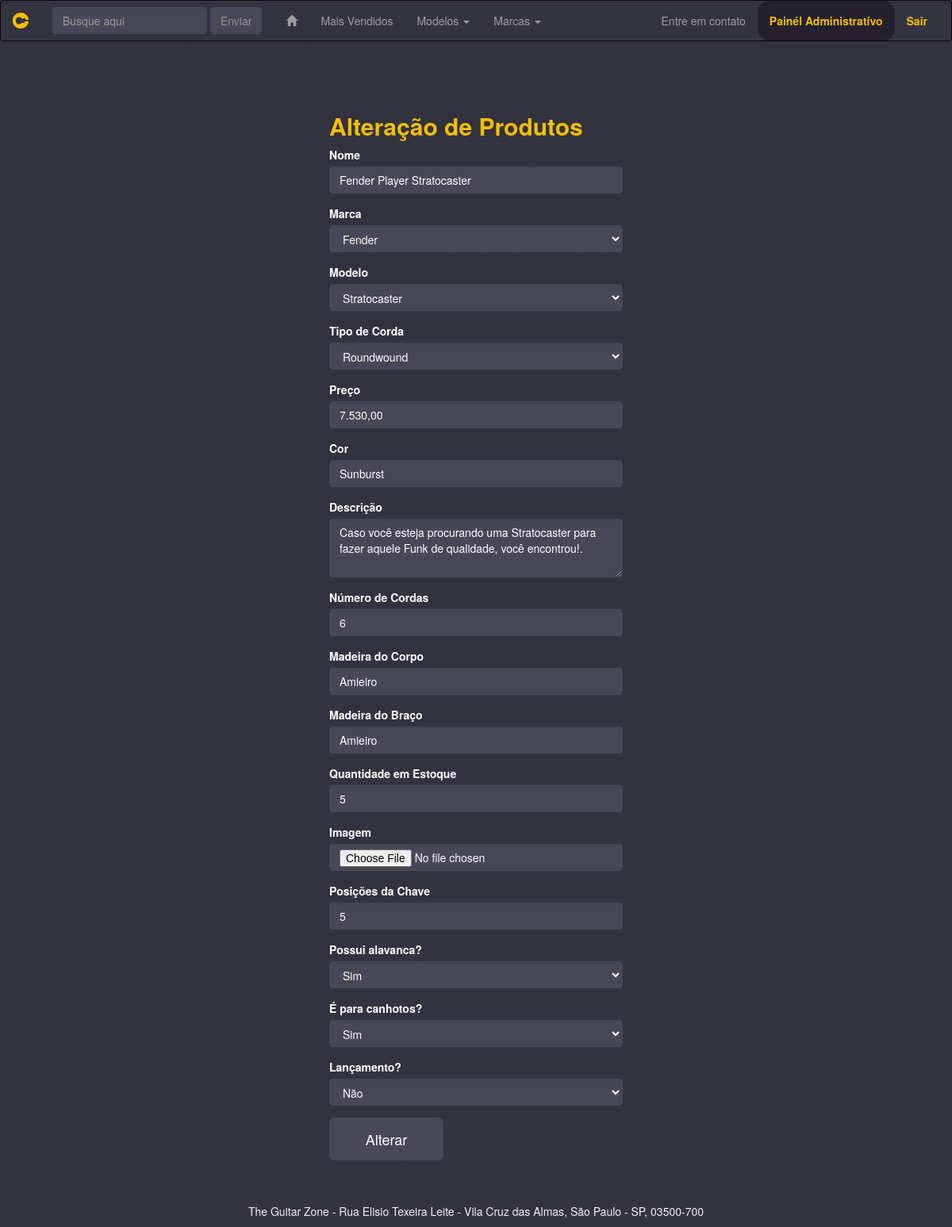
The page /frm_alterar.php?id=6&id2=1&id3=4&id4=1 (signed in) on the database its author committed.
### tables this page shows
create table tb_guitarra(
	cod_guitarra int primary key auto_increment,
    cod_modelo int not null,
    cod_marca int not null,
    cod_corda int not null,
    nome varchar(100) not null,
    preco decimal (7, 2) not null,
    cor varchar(40) not null,
    desc_guitarra varchar(200) not null,
    num_cordas tinyint not null,
    corpo varchar(50) not null,
    braco varchar(50) not null,
    qt_estoque int not null,
    nome_imagem varchar(255) not null,
    qntd_posicoes_chave tinyint not null,
    alavanca enum ('S', 'N') not null,
    destaques_semana enum('S', 'N') not null,
    canhoto enum ('S', 'N') not null,
    constraint fk_modelo foreign key(cod_modelo) references tb_modelo(cod_modelo),
    constraint fk_marca foreign key(cod_marca) references tb_marca(cod_marca),
    constraint fk_corda foreign key(cod_corda) references tb_cordoamento(cod_corda)
);

### frm_alterar.php (the view, shortened to what this page needs)
<!doctype html>
<html>
<head>
    <link rel="stylesheet" href="https://maxcdn.bootstrapcdn.com/bootstrap/3.3.7/css/bootstrap.min.css">
</head>
<body style="background-image: linear-gradient(to top, #343440, #32323e);">
    <?php
        $cd = $_GET['id'];
        $cd2 = $_GET['id2'];
        $cd3 = $_GET['id3'];
        $cd4 = $_GET['id4'];
        include 'conexao.php';
        include 'navbar.php';
        $query = $cn -> query("select * from tb_guitarra where cod_guitarra = '$cd'");
        $exibe = $query -> fetch(PDO::FETCH_ASSOC);
        $query_modelo = $cn -> query("select cod_modelo, desc_modelo from tb_modelo where cod_modelo = '$cd2' union select cod_modelo, desc_modelo from tb_modelo where cod_modelo != '$cd2'");
        $query_marca = $cn -> query("select cod_marca, nome_marca from tb_marca where cod_marca = '$cd3' union select cod_marca, nome_marca from tb_marca where cod_marca != '$cd3'");
        $query_corda = $cn -> query("select cod_corda, tipo_corda from tb_cordoamento where cod_corda = '$cd4' union select cod_corda, tipo_corda from tb_cordoamento where cod_corda != '$cd4'");
	?>
	<div class="container-fluid" style="margin-top:5em;">
		<div class="row">
			<div class="col-sm-4 col-sm-offset-4">
            <h2 style="color: #f5be01; font-weight: bold;">Alteração de Produtos</h2>
				<form method="post" action="alterar_produto.php?cd_altera=<?php echo $cd; ?>" name="incluiProd" enctype="multipart/form-data">
				<div class="form-group">
						<label for="txtnome" style="color: #FFF; font-weight: bold;">Nome</label>
						<input name="txtnome" type="text" class="form-control" required id="txtnome" value="<?php echo $exibe['nome']; ?>" style="background-color: #474757; border-color: #474757; color: #fff;">
					</div>
                    <div class="form-group">
                        <label for="sltmarca" style="color: #FFF; font-weight: bold;">Marca</label>
                        <select class="form-control" name="sltmarca" style="background-color: #474757; border-color: #474757; color: #fff;">
                            <?php
								while($exibe_marca = $query_marca->fetch(PDO::FETCH_ASSOC)){
							?>
							<option value="<?php echo $exibe_marca['cod_marca'];?>"><?php echo $exibe_marca['nome_marca'];?></option>;
							<?php }	?>
					    </select>
					</div>
				    <div class="form-group">
                        <label for="sltmodelo" style="color: #FFF; font-weight: bold;">Modelo</label>
                        <select class="form-control" name="sltmodelo" style="background-color: #474757; border-color: #474757; color: #fff;">
                            <?php
								while($exibe_modelo = $query_modelo->fetch(PDO::FETCH_ASSOC)){
							?>
							<option value="<?php echo $exibe_modelo['cod_modelo'];?>"><?php echo $exibe_modelo['desc_modelo'];?></option>;
							<?php }	?>
                        </select>
					</div>
                    <div class="form-group">
                        <label for="sltcorda" style="color: #FFF; font-weight: bold;">Tipo de Corda</label>
                        <select class="form-control" name="sltcorda" style="background-color: #474757; border-color: #474757; color: #fff;">
                            <?php
								while($exibe_corda = $query_corda->fetch(PDO::FETCH_ASSOC)){
							?>
							<option value="<?php echo $exibe_corda['cod_corda'];?>"><?php echo $exibe_corda['tipo_corda'];?></option>;
							<?php }	?>
                        </select>
					</div>
                    <div class="form-group">
                        <label for="txtpreco" style="color: #FFF; font-weight: bold;">Preço</label>
                        <input type="text" class="form-control"  name="txtpreco"  required id="txtpreco" value="<?php echo $exibe['preco']; ?>" style="background-color: #474757; border-color: #474757; color: #fff;">
					</div>
					<div class="form-group">
                        <label for="txtcor" style="color: #FFF; font-weight: bold;">Cor</label>
                        <input type="text" class="form-control" name="txtcor" required id="txtcor" value="<?php echo $exibe['cor']; ?>" style="background-color: #474757; border-color: #474757; color: #fff;">
					</div>
                    <div class="form-group">
					    <label for="txtdesc" style="color: #FFF; font-weight: bold;">Descrição</label>
						<textarea rows="3" class="form-control" name="txtdesc" style="background-color: #474757; border-color: #474757; color: #fff;"><?php echo $exibe['desc_guitarra']; ?></textarea>
                    </div>
                    <div class="form-group">
                        <label for="txtnumcordas" style="color: #FFF; font-weight: bold;">Número de Cordas</label>
                        <input type="number" class="form-control"  name="txtnumcordas"  required id="txtnumcordas" value="<?php echo $exibe['num_cordas']; ?>" style="background-color: #474757; border-color: #474757; color: #fff;">
					</div>
                    <div class="form-group">
                        <label for="txtcorpo" style="color: #FFF; font-weight: bold;">Madeira do Corpo</label>
                        <input type="text" class="form-control"  name="txtcorpo"  required id="txtcorpo" value="<?php echo $exibe['corpo']; ?>" style="background-color: #474757; border-color: #474757; color: #fff;">
					</div>
                    <div class="form-group">
                        <label for="txtbraco" style="color: #FFF; font-weight: bold;">Madeira do Braço</label>
                        <input type="text" class="form-control"  name="txtbraco"  required id="txtbraco" value="<?php echo $exibe['braco']; ?>" style="background-color: #474757; border-color: #474757; color: #fff;">
					</div>
					<div class="form-group">
                        <label for="txtqt" style="color: #FFF; font-weight: bold;">Quantidade em Estoque</label>
                        <input type="number" class="form-control" name="txtqt" required id="txtqt" value="<?php echo $exibe['qt_estoque']; ?>" style="background-color: #474757; border-color: #474757; color: #fff;">
					</div>
					<div class="form-group">
                        <label for="txtimg" style="color: #FFF; font-weight: bold;">Imagem</label>
                        <input type="file" accept="image/*" class="form-control" name="txtimg" id="txtimg" style="background-color: #474757; border-color: #474757; color: #fff;">
					</div>
                    <div class="form-group">
                        <label for="txtchave" style="color: #FFF; font-weight: bold;">Posições da Chave</label>
                        <input type="number" class="form-control" name="txtchave" required id="txtchave" value="<?php echo $exibe['qntd_posicoes_chave']; ?>" style="background-color: #474757; border-color: #474757; color: #fff;">
					</div>
                    <div class="form-group">
                        <label for="sltwhammy" style="color: #FFF; font-weight: bold;">Possui alavanca?</label>
                        <select class="form-control" name="sltwhammy" style="background-color: #474757; border-color: #474757; color: #fff;">
                            <option value="S" <?=($exibe['alavanca'] == 'S')?'selected':''?>>Sim</option><option value="N" <?=($exibe['alavanca'] == 'N')?'selected':''?>>Não</option>
					    </select>
					</div>
                    <div class="form-group">
                        <label for="sltcanhoto" style="color: #FFF; font-weight: bold;">É para canhotos?</label>
                        <select class="form-control" name="sltcanhoto" style="background-color: #474757; border-color: #474757; color: #fff;">
                            <option value="S" <?=($exibe['canhoto'] == 'S')?'selected':''?>>Sim</option><option value="N" <?=($exibe['canhoto'] == 'N')?'selected':''?>>Não</option>
					    </select>
					</div>
					<div class="form-group">
                        <label for="sltlanc" style="color: #FFF; font-weight: bold;">Lançamento?</label>
                        <select class="form-control" name="sltlanc" style="background-color: #474757; border-color: #474757; color: #fff;">
                            <option value="S" <?=($exibe['destaques_semana'] == 'S')?'selected':''?>>Sim</option><option value="N" <?=($exibe['destaques_semana'] == 'N')?'selected':''?>>Não</option>
					    </select>
					</div>
					<button type="submit" class="btn btn-lg btn-default" style="margin-bottom: 3em; background-color: #474757; border-color: #474757; color: #fff; width: 8em; height: 3em;">
					    <span>Alterar</span>
				    </button>
				</form>
			</div>
		</div>
	</div>
</body>
</html>

### rows shown on the page
tb_guitarra: txtnome "Fender Player Stratocaster", txtpreco "7.530,00", txtcor "Sunburst", txtdesc "Caso você esteja procurando uma Stratocaster para fazer aquele Funk de qualidade, você encontrou!.", txtnumcordas "6", txtcorpo "Amieiro", txtbraco "Amieiro", txtqt "5", txtchave "5", sltwhammy "Sim", sltcanhoto "Sim", sltlanc "Não"

### other values the page prints
form field sltmarca "Fender"
form field sltmodelo "Stratocaster"
form field sltcorda "Roundwound"
